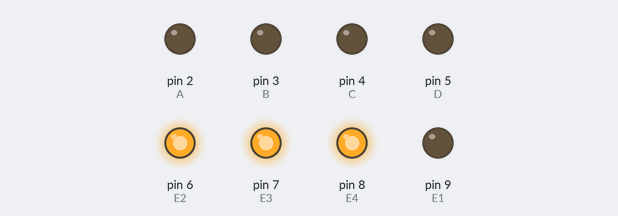
The sketch below on a simulated Arduino Uno, built with avr-gcc and run on an emulated ATmega328P. Parts: output pins drawn as LEDs (lit = HIGH).

Above: at 0.1 s.
At 5.3 s:
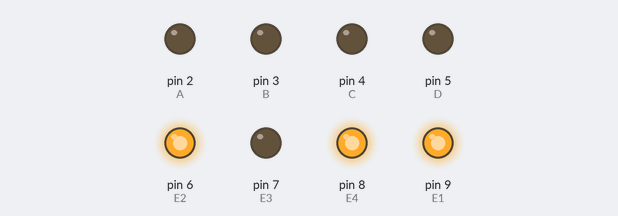
At 9.9 s:
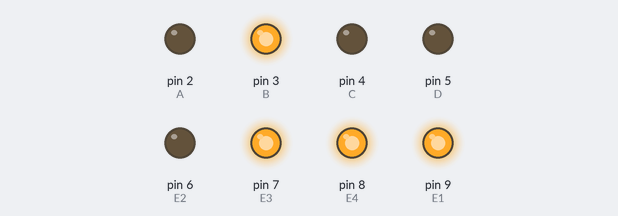
At 19.9 s:
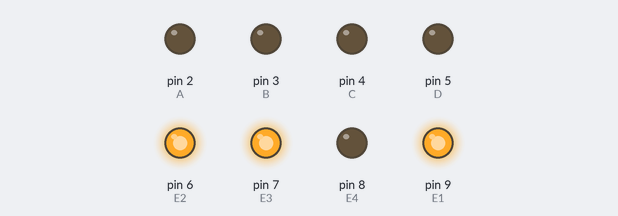
At 29.9 s:
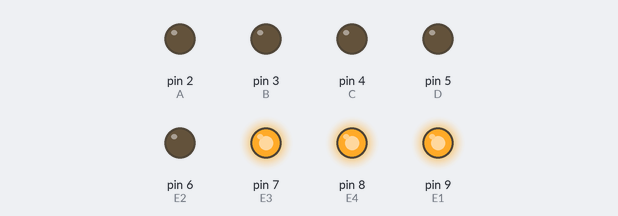
At 39.7 s:
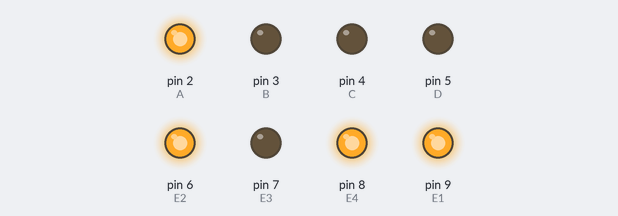
Timing chart, 0 to 40.0 s (numbered marks = the images above):
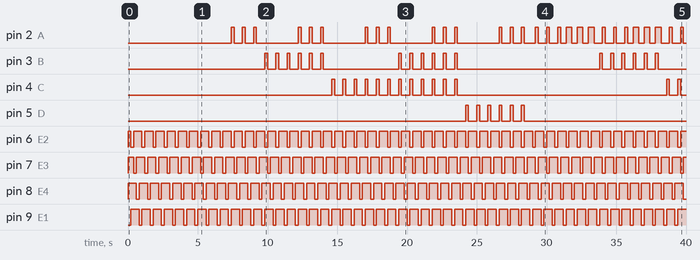

The sketch:

Patel.ino
```cpp
const int A=2;
const int B=3;
const int C=4;
const int D=5;

const int E1=9;
const int E2=6;
const int E3=7;
const int E4=8;

int tiempo = 3; // 200

void setup() {
  pinMode(A, OUTPUT);
  pinMode(B, OUTPUT);
  pinMode(C, OUTPUT);
  pinMode(D, OUTPUT);

  pinMode(E1, OUTPUT);
  pinMode(E2, OUTPUT);
  pinMode(E3, OUTPUT);
  pinMode(E4, OUTPUT);
  digitalWrite(E1, LOW);
  digitalWrite(E2, LOW);
  digitalWrite(E3, LOW);
  digitalWrite(E4, LOW);

}

void loop() {
  for(int i = 0; i < 10; i++) // UNIDAD DE MIL
  {
    for(int m = 0; m < tiempo; m++){
      to_BCD(0,E1);
      to_BCD(0,E2);
      to_BCD(0,E3);
      to_BCD(i,E4);
    }
    for(int j = 0; j < 10; j++) // CENTENA
    {
      for(int m = 0; m < tiempo; m++){
        to_BCD(0,E1);
        to_BCD(0,E2);
        to_BCD(j,E3);
        to_BCD(i,E4);
      }
      for(int k = 0; k < 10; k++) // DECENA
      {
        for(int m = 0; m < tiempo; m++){
          to_BCD(0,E1);
          to_BCD(k,E2);
          to_BCD(j,E3);
          to_BCD(i,E4);
        }
        for(int l = 1; l < 10; l++) // UNIDAD
        {
          for(int m = 0; m < tiempo; m++){
            to_BCD(l,E1);
            to_BCD(k,E2);
            to_BCD(j,E3);
            to_BCD(i,E4);
          }
        }
      }
    }
  } // Fin Unidad de mil
}
void activo(int enable)
{
  digitalWrite(E1,HIGH);
  digitalWrite(E2,HIGH);
  digitalWrite(E3,HIGH);
  digitalWrite(E4,HIGH);
  digitalWrite(enable,LOW);
}
void to_BCD(int count, int enable)
{
    activo(enable);
    delay(200); // 1

    if (count == 0) //write 0000
    {
      digitalWrite(A, LOW);
      digitalWrite(B, LOW);
      digitalWrite(C, LOW);
      digitalWrite(D, LOW);
    }

    if (count == 1) //write 0001
    {
      digitalWrite(A, HIGH);
      digitalWrite(B, LOW);
      digitalWrite(C, LOW);
      digitalWrite(D, LOW);
    }

    if (count == 2) //write 0010
    {
      digitalWrite(A, LOW);
      digitalWrite(B, HIGH);
      digitalWrite(C, LOW);
      digitalWrite(D, LOW);
    }

    if (count == 3) //write 0011
    {
      digitalWrite(A, HIGH);
      digitalWrite(B, HIGH);
      digitalWrite(C, LOW);
      digitalWrite(D, LOW);
    }

    if (count == 4) //write 0100
    {
      digitalWrite(A, LOW);
      digitalWrite(B, LOW);
      digitalWrite(C, HIGH);
      digitalWrite(D, LOW);
    }

    if (count == 5) //write 0101
    {
      digitalWrite(A, HIGH);
      digitalWrite(B, LOW);
      digitalWrite(C, HIGH);
      digitalWrite(D, LOW);
    }

    if (count == 6) //write 0110
    {
      digitalWrite(A, LOW);
      digitalWrite(B, HIGH);
      digitalWrite(C, HIGH);
      digitalWrite(D, LOW);
    }

    if (count == 7) //write 0111
    {
      digitalWrite(A, HIGH);
      digitalWrite(B, HIGH);
      digitalWrite(C, HIGH);
      digitalWrite(D, LOW);
    }

    if (count == 8) //write 1000
    {
      digitalWrite(A, LOW);
      digitalWrite(B, LOW);
      digitalWrite(C, LOW);
      digitalWrite(D, HIGH);
    }

    if (count == 9) //write 1001
    {
      digitalWrite(A, HIGH);
      digitalWrite(B, LOW);
      digitalWrite(C, LOW);
      digitalWrite(D, HIGH);
    }

}
```

Measured:
- by itself, pin 2 (A): LOW → HIGH at 7.4 s, → LOW 0.20 s later, → HIGH 0.60 s later, → LOW 0.20 s later, … (58 changes in this stretch)
- by itself, pin 3 (B): LOW → HIGH at 9.8 s, → LOW 0.20 s later, → HIGH 0.60 s later, → LOW 0.20 s later, … (36 changes in this stretch)
- by itself, pin 4 (C): goes 11 × (HIGH 0.20 s, LOW 0.60 s), HIGH 0.20 s, LOW 15.0 s, HIGH 0.20 s, LOW 0.60 s, HIGH 0.20 s, then LOW
- by itself, pin 5 (D): LOW → HIGH at 24.2 s, → LOW 0.20 s later, → HIGH 0.60 s later, → LOW 0.20 s later, … (12 changes in this stretch)
- by itself, pin 6 (E2), pin 7 (E3): repeats every 0.80 s: LOW 0.20 s, HIGH 0.60 s
- by itself, pin 8 (E4), pin 9 (E1): alternates HIGH for 0.60 s and LOW for 0.20 s
